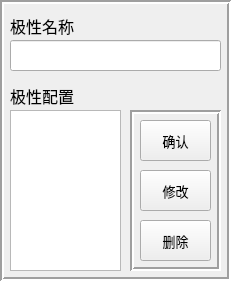
     <widget class="QFrame" name="frame_16">
      <property name="geometry">
       <rect>
        <x>230</x>
        <y>420</y>
        <width>231</width>
        <height>281</height>
       </rect>
      </property>
      <property name="frameShape">
       <enum>QFrame::Box</enum>
      </property>
      <property name="frameShadow">
       <enum>QFrame::Sunken</enum>
      </property>
      <property name="lineWidth">
       <number>2</number>
      </property>
      <widget class="QTextEdit" name="textEdit_polarityInput">
       <property name="geometry">
        <rect>
         <x>10</x>
         <y>110</y>
         <width>111</width>
         <height>161</height>
        </rect>
       </property>
      </widget>
      <widget class="QLabel" name="label_24">
       <property name="geometry">
        <rect>
         <x>10</x>
         <y>10</y>
         <width>141</width>
         <height>31</height>
        </rect>
       </property>
       <property name="font">
        <font>
         <family>微软雅黑</family>
         <pointsize>12</pointsize>
        </font>
       </property>
       <property name="text">
        <string>极性名称</string>
       </property>
      </widget>
      <widget class="QFrame" name="frame_17">
       <property name="geometry">
        <rect>
         <x>130</x>
         <y>110</y>
         <width>91</width>
         <height>161</height>
        </rect>
       </property>
       <property name="frameShape">
        <enum>QFrame::Box</enum>
       </property>
       <property name="frameShadow">
        <enum>QFrame::Sunken</enum>
       </property>
       <property name="lineWidth">
        <number>2</number>
       </property>
       <widget class="QPushButton" name="pushButton_polarity_delete">
        <property name="geometry">
         <rect>
          <x>10</x>
          <y>110</y>
          <width>71</width>
          <height>41</height>
         </rect>
        </property>
        <property name="font">
         <font>
          <family>微软雅黑</family>
          <pointsize>10</pointsize>
         </font>
        </property>
        <property name="text">
         <string>删除</string>
        </property>
       </widget>
       <widget class="QPushButton" name="pushButton_polarity_modify">
        <property name="geometry">
         <rect>
          <x>10</x>
          <y>60</y>
          <width>71</width>
          <height>41</height>
         </rect>
        </property>
        <property name="font">
         <font>
          <family>微软雅黑</family>
          <pointsize>10</pointsize>
         </font>
        </property>
        <property name="text">
         <string>修改</string>
        </property>
       </widget>
       <widget class="QPushButton" name="pushButton_polarity_ok">
        <property name="geometry">
         <rect>
          <x>10</x>
          <y>10</y>
          <width>71</width>
          <height>41</height>
         </rect>
        </property>
        <property name="font">
         <font>
          <family>微软雅黑</family>
          <pointsize>10</pointsize>
         </font>
        </property>
        <property name="text">
         <string>确认</string>
        </property>
       </widget>
      </widget>
      <widget class="QLineEdit" name="lineEdit_polarityName">
       <property name="geometry">
        <rect>
         <x>10</x>
         <y>40</y>
         <width>211</width>
         <height>31</height>
        </rect>
       </property>
       <property name="font">
        <font>
         <family>微软雅黑</family>
         <pointsize>12</pointsize>
        </font>
       </property>
      </widget>
      <widget class="QLabel" name="label_25">
       <property name="geometry">
        <rect>
         <x>10</x>
         <y>80</y>
         <width>131</width>
         <height>31</height>
        </rect>
       </property>
       <property name="font">
        <font>
         <family>微软雅黑</family>
         <pointsize>12</pointsize>
        </font>
       </property>
       <property name="text">
        <string>极性配置</string>
       </property>
      </widget>
     </widget>
